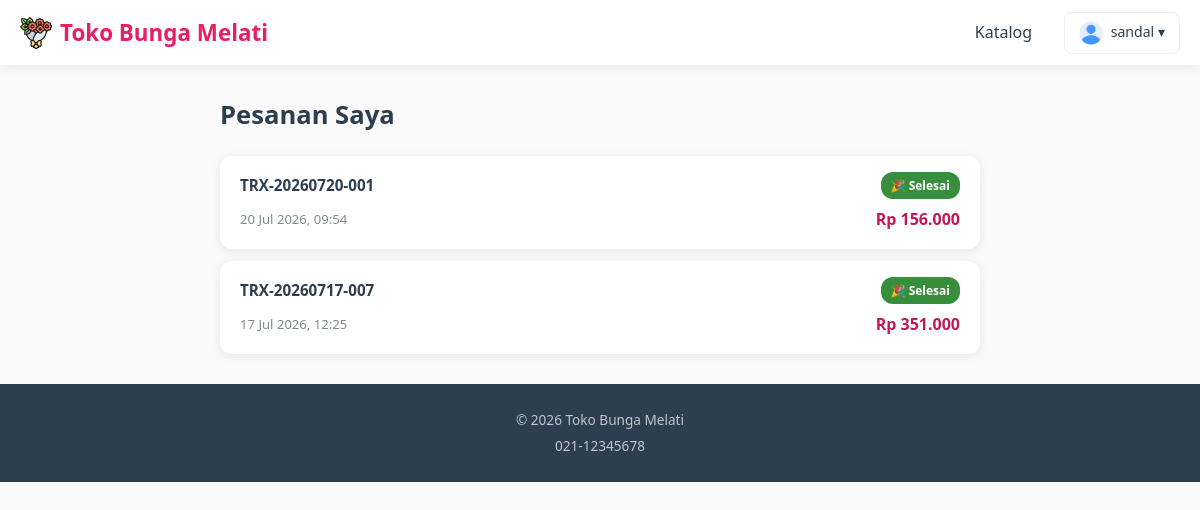
Page /fe/index.php?page=tracking (signed in) on the committed database.
### tables this page shows
CREATE TABLE `transaksi` (
  `id` int(11) NOT NULL AUTO_INCREMENT,
  `no_transaksi` varchar(30) NOT NULL,
  `tanggal` timestamp NULL DEFAULT current_timestamp(),
  `pelanggan_id` int(11) DEFAULT NULL,
  `user_id` int(11) NOT NULL,
  `subtotal` decimal(12,2) NOT NULL DEFAULT 0.00,
  `pajak_persen` decimal(5,2) NOT NULL DEFAULT 0.00,
  `pajak_nominal` decimal(12,2) NOT NULL DEFAULT 0.00,
  `diskon` decimal(12,2) NOT NULL DEFAULT 0.00,
  `total` decimal(12,2) NOT NULL DEFAULT 0.00,
  `metode_bayar` enum('cash','qris','transfer','creditcard') NOT NULL DEFAULT 'cash',
  `jumlah_bayar` decimal(12,2) NOT NULL DEFAULT 0.00,
  `kembalian` decimal(12,2) NOT NULL DEFAULT 0.00,
  `catatan` text DEFAULT NULL,
  `status` enum('pending','paid','packing','shipping','delivered','done','batal') NOT NULL DEFAULT 'pending',
  `nama_penerima` varchar(100) DEFAULT NULL,
  `telp_penerima` varchar(20) DEFAULT NULL,
  `alamat_pengiriman` text DEFAULT NULL,
  `payment_ref` varchar(100) DEFAULT NULL,
  `created_at` timestamp NULL DEFAULT current_timestamp(),
  `updated_at` timestamp NULL DEFAULT current_timestamp() ON UPDATE current_timestamp(),
  PRIMARY KEY (`id`),
  UNIQUE KEY `no_transaksi` (`no_transaksi`),
  KEY `pelanggan_id` (`pelanggan_id`),
  KEY `user_id` (`user_id`),
  CONSTRAINT `transaksi_ibfk_1` FOREIGN KEY (`pelanggan_id`) REFERENCES `pelanggan` (`id`),
  CONSTRAINT `transaksi_ibfk_2` FOREIGN KEY (`user_id`) REFERENCES `users` (`id`)
);

### html/fe/pages/tracking.php (the view, shortened to what this page needs)
<?php
$user = $_SESSION['user'];
$db->query("UPDATE transaksi SET status = 'done' WHERE status = 'delivered' AND updated_at < DATE_SUB(NOW(), INTERVAL 3 DAY)");
$stmt = $db->prepare("SELECT * FROM transaksi WHERE user_id = :uid ORDER BY created_at DESC");
$stmt->execute([':uid' => $user['id']]);
$orders = $stmt->fetchAll();
$orderDetail = null;
$statusMap = [
    'pending' => ['label' => 'Menunggu Pembayaran', 'color' => '#9e9e9e', 'icon' => '⏳'],
    'paid' => ['label' => 'Pembayaran Diterima', 'color' => '#2196f3', 'icon' => '✅'],
    'packing' => ['label' => 'Sedang Dikemas', 'color' => '#ff9800', 'icon' => '📦'],
    'shipping' => ['label' => 'Dalam Pengiriman', 'color' => '#9c27b0', 'icon' => '🚚'],
    'delivered' => ['label' => 'Sudah Sampai', 'color' => '#4caf50', 'icon' => '🏠'],
    'done' => ['label' => 'Selesai', 'color' => '#388e3c', 'icon' => '🎉'],
    'batal' => ['label' => 'Dibatalkan', 'color' => '#f44336', 'icon' => '❌'],
];
$statusSteps = ['paid', 'packing', 'shipping', 'delivered', 'done'];
?>
<div class="container tracking-page">
    <h1>Pesanan Saya</h1>
    <?php if ($orderDetail): ?>
        <?php
            $order = $orderDetail[0];
            $st = $statusMap[$order['status']] ?? $statusMap['pending'];
            $currentStep = array_search($order['status'], $statusSteps);
        ?>
        <a href="?page=tracking" class="back-link">← Kembali ke daftar pesanan</a>
        <div class="order-detail-card">
            <div class="order-detail-header">
                <div>
                    <h2><?php echo $order['no_transaksi']; ?></h2>
                    <p class="order-date"><?php echo date('d M Y, H:i', strtotime($order['tanggal'])); ?></p>
                </div>
                <span class="status-badge" style="background:<?php echo $st['color']; ?>"><?php echo $st['icon'] . ' ' . $st['label']; ?></span>
            </div>
            <?php if ($order['status'] !== 'batal' && $order['status'] !== 'pending'): ?>
            <div class="progress-tracker">
                <?php foreach ($statusSteps as $i => $step): ?>
                    <?php $stepInfo = $statusMap[$step]; $isActive = $currentStep !== false && $i <= $currentStep; $isCurrent = $order['status'] === $step; ?>
                    <div class="progress-step <?php echo $isActive ? 'active' : ''; ?> <?php echo $isCurrent ? 'current' : ''; ?>">
                        <div class="step-dot"><?php echo $stepInfo['icon']; ?></div>
                        <span class="step-label"><?php echo $stepInfo['label']; ?></span>
                    </div>
                    <?php if ($i < count($statusSteps) - 1): ?><div class="step-line <?php echo ($currentStep !== false && $i < $currentStep) ? 'active' : ''; ?>"></div><?php endif; ?>
                <?php endforeach; ?>
            </div>
            <?php endif; ?>
            <div class="detail-section">
                <h3>Item Pesanan</h3>
                <div class="detail-items">
                    <?php foreach ($orderDetail as $item): ?>
                    <div class="detail-item"><span><?php echo htmlspecialchars($item['nama_produk']); ?> x <?php echo $item['qty']; ?></span><span>Rp <?php echo number_format($item['item_subtotal'], 0, ',', '.'); ?></span></div>
                    <?php endforeach; ?>
                    <div class="detail-item total"><span><strong>Total</strong></span><span><strong>Rp <?php echo number_format($order['total'], 0, ',', '.'); ?></strong></span></div>
                </div>
            </div>
            <div class="detail-section">
                <h3>Info Pengiriman</h3>
                <div class="shipping-info">
                    <p><strong>Penerima:</strong> <?php echo htmlspecialchars($order['nama_penerima']); ?></p>
                    <p><strong>Telepon:</strong> <?php echo htmlspecialchars($order['telp_penerima']); ?></p>
                    <p><strong>Alamat:</strong> <?php echo htmlspecialchars($order['alamat_pengiriman']); ?></p>
                    <?php if ($order['catatan']): ?><p><strong>Catatan:</strong> <?php echo htmlspecialchars($order['catatan']); ?></p><?php endif; ?>
                </div>
            </div>
            <div class="detail-section">
                <h3>Pembayaran</h3>
                <div class="shipping-info">
                    <p><strong>Metode:</strong> <?php echo strtoupper($order['metode_bayar']); ?></p>
                    <p><strong>Ref:</strong> <code><?php echo $order['payment_ref']; ?></code></p>
                </div>
            </div>
            <?php if ($order['status'] === 'delivered'): ?>
            <div class="detail-section confirm-section">
                <h3>Konfirmasi Penerimaan</h3>
                <p class="confirm-text">Pesanan sudah sampai? Konfirmasi untuk menyelesaikan pesanan ini.</p>
                <p class="auto-confirm-note">Otomatis selesai dalam 3 hari jika tidak dikonfirmasi.</p>
                <form method="POST">
                    <input type="hidden" name="confirm_order" value="<?php echo $order['id']; ?>">
                    <button type="submit" class="btn-confirm" onclick="return confirm('Konfirmasi pesanan sudah diterima?')">Pesanan Sudah Diterima</button>
                </form>
            </div>
            <?php endif; ?>
        </div>
    <?php else: ?>
        <?php if (empty($orders)): ?>
            <div class="empty-orders">
                <p>Belum ada pesanan</p>
                <a href="?page=katalog" class="btn-shop">Mulai Belanja</a>
            </div>
        <?php else: ?>
            <div class="orders-list">
                <?php foreach ($orders as $order): ?>
                    <?php $st = $statusMap[$order['status']] ?? $statusMap['pending']; ?>
                    <a href="?page=tracking&detail=<?php echo $order['id']; ?>" class="order-card">
                        <div class="order-card-top">
                            <span class="order-no"><?php echo $order['no_transaksi']; ?></span>
                            <span class="status-badge" style="background:<?php echo $st['color']; ?>"><?php echo $st['icon'] . ' ' . $st['label']; ?></span>
                        </div>
                        <div class="order-card-bottom">
                            <span class="order-date"><?php echo date('d M Y, H:i', strtotime($order['tanggal'])); ?></span>
                            <span class="order-total">Rp <?php echo number_format($order['total'], 0, ',', '.'); ?></span>
                        </div>
                    </a>
                <?php endforeach; ?>
            </div>
        <?php endif; ?>
    <?php endif; ?>
</div>

### html/fe/css/style.css (style rules this page uses)
* { margin: 0; padding: 0; box-sizing: border-box; }
:root { --primary: #e91e63; --primary-dark: #c2185b; --primary-light: #fce4ec; --secondary: #4caf50; --dark: #2c3e50; --gray: #7f8c8d; --gray-light: #ecf0f1; --white: #ffffff; --radius: 12px; --shadow: 0 2px 12px rgba(0, 0, 0, 0.08); }
body { font-family: 'Segoe UI', Tahoma, Geneva, Verdana, sans-serif; background: #fafafa; color: var(--dark); line-height: 1.6; }
.container { max-width: 1200px; margin: 0 auto; padding: 0 20px; }
.checkout-page h1, .tracking-page h1, .profil-page h1 { font-size: 1.5rem; font-weight: 700; margin-bottom: 20px; }

### html/fe/css/tracking.css (style rules this page uses)
.tracking-page { padding: 30px 20px; max-width: 800px; margin: 0 auto; }
.tracking-page h1 { font-size: 1.6rem; margin-bottom: 20px; }
.orders-list { display: flex; flex-direction: column; gap: 12px; }
.order-card { display: block; background: var(--white); border-radius: var(--radius); padding: 16px 20px; box-shadow: var(--shadow); text-decoration: none; color: var(--dark); transition: transform 0.2s, box-shadow 0.2s; }
.order-card-top { display: flex; justify-content: space-between; align-items: center; margin-bottom: 8px; }
.order-no { font-weight: 700; font-size: 0.95rem; }
.status-badge { padding: 4px 10px; border-radius: 12px; color: white; font-size: 0.75rem; font-weight: 600; }
.order-card-bottom { display: flex; justify-content: space-between; align-items: center; }
.order-date { font-size: 0.82rem; color: var(--gray); }
.order-total { font-weight: 700; color: var(--primary-dark); }

### rows in the picture
transaksi: no_transaksi "TRX-20260720-001", status "🎉", status "Selesai", tanggal "20 Jul 2026, 09:54", total "156.000"
transaksi: no_transaksi "TRX-20260717-007", status "🎉", status "Selesai", tanggal "17 Jul 2026, 12:25", total "351.000"

### other values in the picture
$_namaToko "Toko Bunga Melati"
$_SESSION['user']['username'] "sandal"
$_settings['no_telp_toko'] "021-12345678"
